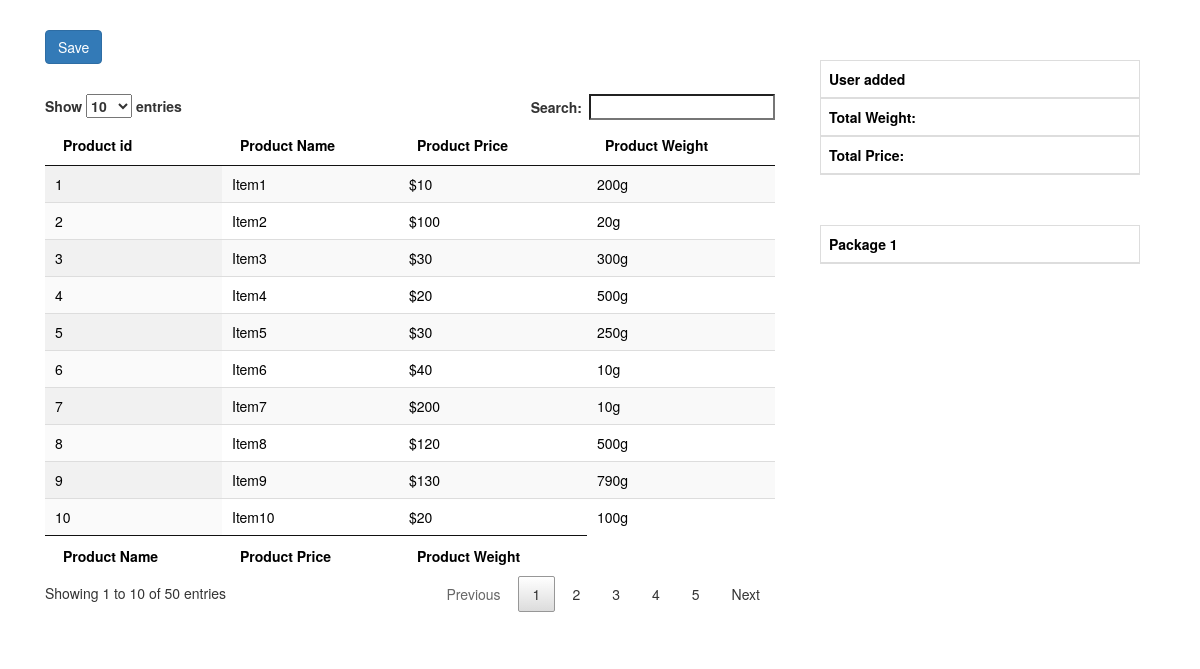
The page / on the database its author committed.
### tables this page shows
CREATE TABLE `products` (
  `id` int(11) NOT NULL,
  `name` varchar(225) NOT NULL,
  `price` int(11) NOT NULL,
  `weight` int(11) NOT NULL
);

### application/controllers/Products.php (called while the page is built, shortened)
<?php
class Products extends CI_Controller {
	public function index()
	{
		$data['products'] = $this->M_Products->getProducts();
		$this->load->view('products',$data);
	}
}

### index.php (called while the page is built, shortened)
<?php
require_once BASEPATH.'core/CodeIgniter.php';

### application/models/M_Products.php (called while the page is built, shortened)
<?php  if ( ! defined('BASEPATH')) exit('No direct script access allowed');
class M_Products extends CI_Model{
	function __construct()
	{
		$this->products = "products";
	}
	function getProducts()
	{
		$query = $this->db->get($this->products);
		$query = $query->result_array();
		return $query;
    }
}

### application/views/products.php (the view, shortened to what this page needs)
<!DOCTYPE html>
<html lang="en">
<head>
	<link rel="stylesheet" href="assets/bootstrap/css/bootstrap.min.css">
	<link rel="stylesheet" href="assets/css/jquery.dataTables.min.css">
</head>
<body>
<div class="container col-md-12">
	<div class="col-md-8 left">
		<div class="table-responsive">
			<table id="example" class="display table">
		        <thead>
		            <tr>
		                <th>Product id</th>
		                <th>Product Name</th>
		                <th>Product Price</th>
		                <th>Product Weight</th>
		            </tr>
		        </thead>
		        <tbody>
		            <?php foreach ($products as $product):?>
					    <tr>
							<td><?php echo $product['id']; ?></td>
							<td><?php echo $product['name']; ?></td>
							<td><?php echo '$'.$product['price']; ?></td>
							<td><?php echo $product['weight'].'g'; ?></td>
		            	</tr>
					<?php  endforeach?>
		        </tbody>
		        <tfoot>
		            <tr>
		                <th>Product Name</th>
		                <th>Product Price</th>
		                <th>Product Weight</th>
		            </tr>
		        </tfoot>
		        <div>
		    	    <button id="button" class="btn btn-primary">Save</button>
		        </div>
		    </table>
		 </div>
	</div>
	<div class="col-md-4 right">
		<div class="col-md-12">
			<div class="table-responsive">
				<table class="table table-bordered">
					<thead>
						<tr>
							<td class="qty">User added</td>
						</tr>
						<tr>
							<td class="totalWeight">Total Weight: </td>
						</tr>
						<tr>
							<td>Total Price: </td>
						</tr>
					</thead>
				</table>
			</div>
		</div>
		<div class="col-md-12">
			<div class="table-responsive">
				<table class="table table-bordered">
					<thead >
						<tr><td class="" colspan="3">Package 1</td></tr>
					</thead>
				</table>
			</div>
		</div>
	</div>
</div>
</body>
</html>

### application/views/products.php (style rules this page uses)
.container { padding:30px; }
.container table, .dataTables_wrapper { margin-top: 30px; }
.table-bordered { font-weight: bold; }

### rows shown on the page
products: id "1", name "Item1", price "10", weight "200"
products: id "2", name "Item2", price "100", weight "20"
products: id "3", name "Item3", price "30", weight "300"
products: id "4", name "Item4", price "20", weight "500"
products: id "5", name "Item5", price "30", weight "250"
products: id "6", name "Item6", price "40", weight "10"
products: id "7", name "Item7", price "200", weight "10"
products: id "8", name "Item8", price "120", weight "500"
products: id "9", name "Item9", price "130", weight "790"
products: id "10", name "Item10", price "20", weight "100"
